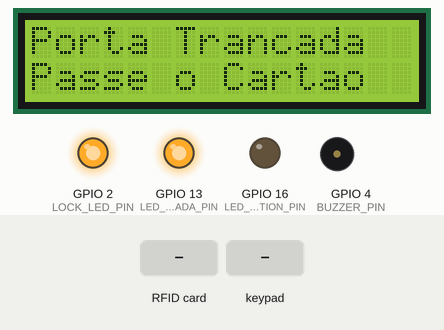
Bench run of a sketch on a simulated ESP32. On the bench: 16×2 character LCD, output pins drawn as LEDs (lit = HIGH), buzzer (waves = sounding). The inputs (shaded band) are chosen by the test bench. WiFi joins after 1.5 s; servers stay silent unless stated; no MQTT or app messages arrive unless stated; what the sketch prints to the serial monitor is not drawn.

Above: at 3.0 s.
3.1 s: RFID card 12 34 56 78 held to the reader
At 3.9 s:
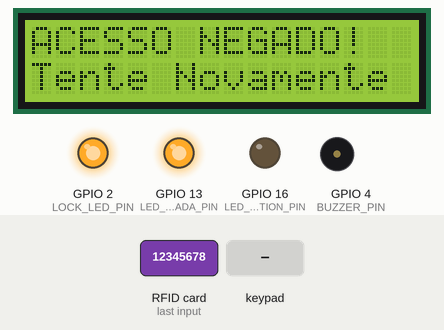
5.8 s: RFID card 9C 59 20 49 held to the reader
At 6.7 s:
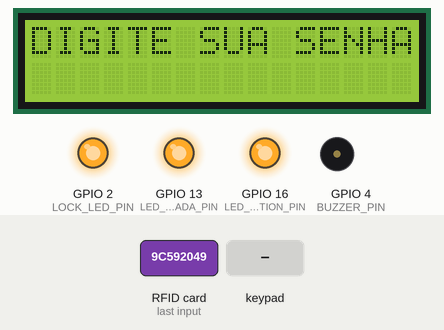
8.9 s: keypad keys 1 2 3 4 # pressed 0.4 s apart
At 11.6 s:
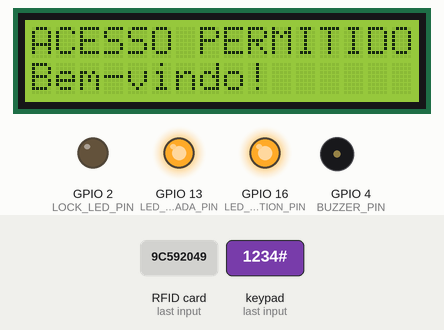
12.4 s: RFID card 9C 59 20 49 held to the reader
At 13.5 s:
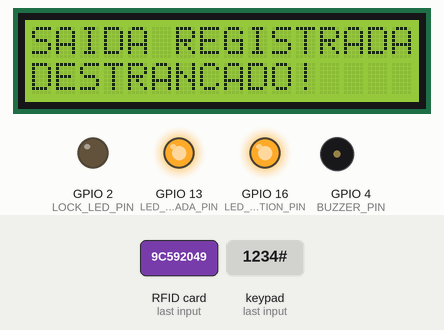
Timing chart, 0 to 15.4 s (numbered marks = the images above; inputs shaded):
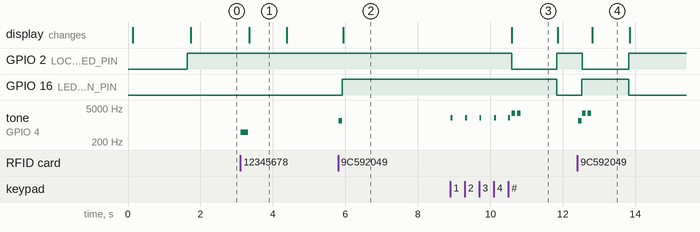

The sketch:

codigoEbarcado1.ino
```cpp
#include <Keypad.h>
#include <Wire.h>
#include <LiquidCrystal_I2C.h>
#include <SPI.h>
#include <MFRC522.h>
#include <WiFi.h>
#include <PubSubClient.h>
#include <ArduinoJson.h>

// =========================== HARDWARE ==============================
#define LED_ENTRADA_PIN 13
#define BUZZER_PIN 4
#define LCD_ADDR 0x27
#define SMOKE_ANALOG_PIN 34
#define SMOKE_THRESHOLD 4000
#define LOCK_LED_PIN 2
#define LED_CONFIRMATION_PIN 16
#define TIMEOUT_DURATION_MS 15000UL

// RFID (SS = SDA)
#define SS_PIN 5
#define RST_PIN 0

// =========================== TECLADO ===============================
#define ROW_NUM 4
#define COLUMN_NUM 3

char keys[ROW_NUM][COLUMN_NUM] = {
  {'1','2','3'},
  {'4','5','6'},
  {'7','8','9'},
  {'*','0','#'}
};

byte pin_rows[ROW_NUM] = {12,14,27,26};
byte pin_column[COLUMN_NUM] = {25,33,32};

Keypad keypad = Keypad(makeKeymap(keys), pin_rows, pin_column, ROW_NUM, COLUMN_NUM);
LiquidCrystal_I2C lcd(LCD_ADDR, 16, 2);
MFRC522 rfid(SS_PIN, RST_PIN);

// ========================== WI-FI / MQTT ===========================
const char* ssid = "iPhone de Nicholas";
const char* password = "12345678";
const char* mqtt_server = "172.20.10.2";

WiFiClient espClient;
PubSubClient client(espClient);
String espID;

// reconexão mqtt não bloqueante
unsigned long lastMqttReconnectAttempt = 0;
const unsigned long MQTT_RECONNECT_INTERVAL_MS = 5000;

// =========================== FUNÇÕES DE REDE =======================
void setup_wifi() {
  Serial.print("Conectando-se ao Wi-Fi: ");
  Serial.println(ssid);
  WiFi.mode(WIFI_STA);
  WiFi.begin(ssid, password);

  unsigned long start = millis();
  while (WiFi.status() != WL_CONNECTED && millis() - start < 10000) {
    delay(250);
    Serial.print(".");
  }

  if (WiFi.status() == WL_CONNECTED) {
    Serial.println("\nWi-Fi conectado!");
    Serial.print("Endereço IP: ");
    Serial.println(WiFi.localIP());
    espID = WiFi.macAddress();
    Serial.print("ESP ID: ");
    Serial.println(espID);
  } else {
    Serial.println("\nFalha ao conectar Wi-Fi (modo degradado).");
    espID = "UNKNOWN";
  }
}

void callback(char* topic, byte* payload, unsigned int length) {
  Serial.print("Mensagem recebida [");
  Serial.print(topic);
  Serial.print("]: ");
  for (unsigned int i = 0; i < length; i++) Serial.print((char)payload[i]);
  Serial.println();
}

bool mqttTryReconnect() {
  if (WiFi.status() != WL_CONNECTED) return false;
  if (client.connected()) return true;

  String clientId = "ESP32Client-" + espID;
  Serial.print("Tentando conectar ao broker MQTT com clientId=");
  Serial.println(clientId);

  if (client.connect(clientId.c_str())) {
    Serial.println("MQTT conectado!");
    client.subscribe("status/sala");
    // publicar um status inicial:
    DynamicJsonDocument d(200);
    d["espID"] = espID;
    d["status"] = "online";
    String s; serializeJson(d, s);
    client.publish("status/sala", s.c_str(), true);
    return true;
  } else {
    Serial.print("Falha MQTT (rc=");
    Serial.print(client.state());
    Serial.println(")");
    return false;
  }
}

void enviarStatusSalaMQTT(int id, const String& status, const String& espIDlocal) {
  if (!client.connected()) {
    Serial.println("MQTT offline — não foi possível enviar status");
    return;
  }
  DynamicJsonDocument doc(256);
  String mensagem = "Usuário com ID " + String(id) + " " + status + " da sala com a esp(" + espIDlocal + ")";
  doc["mensagem"] = mensagem;
  doc["id"] = id;
  doc["status"] = status;
  doc["espID"] = espIDlocal;
  String jsonString;
  serializeJson(doc, jsonString);
  client.publish("status/sala", jsonString.c_str());
  Serial.println("Mensagem enviada ao broker:");
  Serial.println(jsonString);
}

// =========================== SISTEMA DE ACESSO ======================
enum class SystemState {
  IDLE,
  ENTRY_WAITING_FOR_PASSWORD,
  ENTRY_GROUP_WAITING_FOR_SIZE,
  EMERGENCY_ALARM
};

class SistemaAcesso {
private:
  const String ID_1_PASS = "1234";
  const String ID_3_PASS = "55555";

  // UIDs normalizados (SEM espaços, MAIÚSCULAS)
  const String RFID_ID_1 = "9C592049";
  const String RFID_ID_2 = "C3CD0515";
  const String RFID_ID_3 = "DCDBD237";

  SystemState current_state = SystemState::IDLE;
  int selected_id = 0;
  unsigned long last_interaction_time = 0;
  String input_data;

  bool is_inside_id1 = false;
  bool is_inside_id2 = false;
  int group_count_id3 = 0;

public:
  void setup() {
    // NÃO inicializa Serial aqui (feito no setup global)
    input_data.reserve(32);

    pinMode(LOCK_LED_PIN, OUTPUT);
    digitalWrite(LOCK_LED_PIN, HIGH);
    pinMode(LED_ENTRADA_PIN, OUTPUT);
    digitalWrite(LED_ENTRADA_PIN, HIGH);
    pinMode(BUZZER_PIN, OUTPUT);
    pinMode(LED_CONFIRMATION_PIN, OUTPUT);
    digitalWrite(LED_CONFIRMATION_PIN, LOW);

    lcd.init();
    lcd.backlight();
    displayStatus("Porta Trancada", "Passe o Cartao");

    // Inicializar SPI com pinos ESP32 e RFID (essencial)
    SPI.begin(18, 19, 23, SS_PIN);
    rfid.PCD_Init();
    delay(50);
    Serial.println("RFID inicializado.");
  }

  void loop() {
    // Atualiza timers/estado
    if (current_state == SystemState::EMERGENCY_ALARM) {
      if (!checkSmokeAlarm()) {
        resetState("Alarme Desligado", "Passe o Cartao");
      }
      // enquanto em ALARME não processa entradas
      return;
    }

    checkTimeout();

    // Processa RFID apenas se estamos em IDLE (ou procedimento que aceite leitura)
    if (current_state == SystemState::IDLE) checkRFID();

    // Processa teclado se esperando senha ou grupo
    if (current_state == SystemState::ENTRY_WAITING_FOR_PASSWORD ||
        current_state == SystemState::ENTRY_GROUP_WAITING_FOR_SIZE) {
      checkKeypad();
    }
  }

private:
  // normaliza UID lido (sem espaços e maiúsculo)
  String normalizeUID(const String& raw) {
    String s = "";
    for (size_t i = 0; i < raw.length(); ++i) {
      char c = raw.charAt(i);
      if (c == ' ') continue;
      s += c;
    }
    s.toUpperCase();
    return s;
  }

  void checkRFID() {
    // detecta presença de cartão novo
    if (!rfid.PICC_IsNewCardPresent()) return;
    if (!rfid.PICC_ReadCardSerial()) {
      // se falhou ao ler, tenta parar crypto e sai
      rfid.PICC_HaltA();
      rfid.PCD_StopCrypto1();
      return;
    }

    // Monta UID sem espaços
    String rawUID = "";
    for (byte i = 0; i < rfid.uid.size; i++) {
      if (rfid.uid.uidByte[i] < 0x10) rawUID += "0";
      rawUID += String(rfid.uid.uidByte[i], HEX);
      if (i < rfid.uid.size - 1) rawUID += " ";
    }
    String readUID = normalizeUID(rawUID);

    Serial.print("UID lido (raw): ");
    Serial.println(rawUID);
    Serial.print("UID normalizado: ");
    Serial.println(readUID);

    // compara com os cadastrados
    if (readUID == RFID_ID_1) selected_id = 1;
    else if (readUID == RFID_ID_2) selected_id = 2;
    else if (readUID == RFID_ID_3) selected_id = 3;
    else {
      handleAccessDenied();
      rfid.PICC_HaltA();
      rfid.PCD_StopCrypto1();
      return;
    }

    last_interaction_time = millis();
    beep(100, 1500);
    digitalWrite(LED_CONFIRMATION_PIN, HIGH);

    if (getPresenceStatus(selected_id)) {
      handleExitConfirmation();
    } else if (selected_id == 2) {
      // id2 tem entrada automática (exemplo do seu requisito)
      handleEntry(selected_id, true, 1);
    } else {
      current_state = SystemState::ENTRY_WAITING_FOR_PASSWORD;
      displayStatus("DIGITE SUA SENHA:", "                ");
    }

    // finaliza comunicação com o cartão de forma limpa
    rfid.PICC_HaltA();
    rfid.PCD_StopCrypto1();
  }

  void handleEntry(int id, bool success, int group_size) {
    if (success) {
      modifyPresenceStatus(id, true, group_size);
      enviarStatusSalaMQTT(id, "entrou", espID);
      displayStatus("ACESSO PERMITIDO", "Bem-vindo!");
      digitalWrite(LOCK_LED_PIN, LOW);
      beep(100, 3000); delay(50); beep(100, 3000);
      delay(1000);
      resetState("Porta Trancada", "Passe o Cartao");
    } else {
      handleAccessDenied();
    }
  }

  void handleExitConfirmation(int count = 1) {
    modifyPresenceStatus(selected_id, false, count);
    enviarStatusSalaMQTT(selected_id, "saiu", espID);
    digitalWrite(LOCK_LED_PIN, LOW);
    beep(100, 3000); delay(50); beep(100, 3000);
    displayStatus("SAIDA REGISTRADA", "DESTRANCADO!");
    delay(1000);
    resetState("Porta Trancada", "Passe o Cartao");
  }

  void modifyPresenceStatus(int id, bool entry, int count = 1) {
    if (id == 1) is_inside_id1 = entry;
    else if (id == 2) is_inside_id2 = entry;
    else if (id == 3) {
      if (entry) group_count_id3 += count;
      else group_count_id3 = max(0, group_count_id3 - count);
    }
    Serial.print("ID "); Serial.print(id);
    Serial.println(entry ? " Entrou." : " Saiu.");
  }

  bool getPresenceStatus(int id) {
    if (id == 1) return is_inside_id1;
    if (id == 2) return is_inside_id2;
    if (id == 3) return (group_count_id3 > 0);
    return false;
  }

  bool checkSmokeAlarm() {
    return (analogRead(SMOKE_ANALOG_PIN) >= SMOKE_THRESHOLD);
  }

  void beep(int duration_ms, int frequency) {
    tone(BUZZER_PIN, frequency, duration_ms);
    delay(duration_ms);
    noTone(BUZZER_PIN);
  }

  void displayStatus(const String& line1, const String& line2) {
    lcd.clear();
    lcd.print(line1);
    lcd.setCursor(0, 1);
    lcd.print(line2);
  }

  void checkTimeout() {
    if (current_state != SystemState::IDLE && current_state != SystemState::EMERGENCY_ALARM) {
      if (millis() - last_interaction_time > TIMEOUT_DURATION_MS) {
        resetState("Tempo Esgotado!", "Passe o Cartao");
      }
    }
  }

  void checkKeypad() {
    char key = keypad.getKey();
    if (!key) return;
    last_interaction_time = millis();
    beep(50, 2000);
    if (key == '*') handleCancel();
    else if (key == '#') handleEnterConfirmation();
    else input_data += key;
  }

  void handleEnterConfirmation() {
    if (input_data == ID_1_PASS || input_data == ID_3_PASS)
      handleEntry(selected_id, true, 1);
    else
      handleAccessDenied();
    input_data = "";
  }

  void handleAccessDenied() {
    beep(200, 500);
    displayStatus("ACESSO NEGADO!", "Tente Novamente");
    delay(1000);
    resetState("Porta Trancada", "Passe o Cartao");
  }

  void handleCancel() {
    beep(100, 400);
    resetState("Cancelado!", "Passe o Cartao");
  }

  void resetState(const String& l1, const String& l2) {
    current_state = SystemState::IDLE;
    selected_id = 0;
    input_data = "";
    digitalWrite(LED_CONFIRMATION_PIN, LOW);
    digitalWrite(LOCK_LED_PIN, HIGH);
    digitalWrite(LED_ENTRADA_PIN, HIGH);
    noTone(BUZZER_PIN);
    displayStatus(l1, l2);
  }

  void handleEmergencyAlarm() {
    current_state = SystemState::EMERGENCY_ALARM;
    digitalWrite(LOCK_LED_PIN, LOW);
    displayStatus("ALARME FOGO", "PORTA ABERTA!");
    tone(BUZZER_PIN, 4000);
    delay(200);
    noTone(BUZZER_PIN);
  }
};

// =========================== PRINCIPAL ==============================
SistemaAcesso sistema;

void setup() {
  // Serial inicializado apenas aqui
  Serial.begin(115200);
  delay(50);
  Serial.println("\n=== Iniciando Sistema de Acesso ===");

  // Inicializa LCD (para mensagens iniciais)
  lcd.init();
  lcd.backlight();
  lcd.clear();
  lcd.print("Inicializando...");

  // Conecta Wi-Fi (para termos espID antes de MQTT)
  setup_wifi();

  // Configura MQTT
  client.setServer(mqtt_server, 1883);
  client.setCallback(callback);

  // Inicializa subsistemas (RFID, pinos, keypad)
  sistema.setup();

  // Marca primeira tentativa de reconexão MQTT
  lastMqttReconnectAttempt = 0;
}

void loop() {
  // Tenta reconectar MQTT de forma não bloqueante
  if (!client.connected()) {
    if (millis() - lastMqttReconnectAttempt > MQTT_RECONNECT_INTERVAL_MS) {
      lastMqttReconnectAttempt = millis();
      mqttTryReconnect();
    }
  } else {
    // processa mensagens MQTT
    client.loop();
  }

  // Loop do sistema (RFID, keypad, alarmes)
  sistema.loop();
}
```

Measured:
- after the input at 3.1 s, tone on GPIO 4 (BUZZER_PIN): silent → 500 Hz at once, → silent 0.20 s later; the display: changes after 0.25 s (image 1)
- after the input at 5.8 s, GPIO 16 (LED_CONFIRMATION_PIN): LOW → HIGH after 0.12 s; tone on GPIO 4 (BUZZER_PIN): silent → 1500 Hz at once, → silent 0.10 s later; the display: changes after 0.14 s (image 2)
- after the input at 8.9 s, GPIO 2 (LOCK_LED_PIN): HIGH → LOW after 1.7 s, → HIGH 1.3 s later; GPIO 16 (LED_CONFIRMATION_PIN): HIGH → LOW after 2.9 s
- after the input at 12.4 s, GPIO 2 (LOCK_LED_PIN): HIGH → LOW after 0.13 s, → HIGH 1.3 s later; GPIO 16 (LED_CONFIRMATION_PIN): LOW → HIGH after 0.13 s, → LOW 1.3 s later; tone on GPIO 4 (BUZZER_PIN): plays 1500 Hz for 0.10 s, 3000 Hz for 0.10 s, 3000 Hz for 0.10 s, starting at once; the display: changes after 0.41 s (image 4)
- what the display in image 1 shows lasts 1.1 s, from 3.3 s to 4.4 s
- what the display in image 3 shows lasts 1.3 s, from 10.6 s to 11.9 s
